Frame 1 (no input): blank canvas, image omitted
Frame 60 (the mouse pressed at the canvas centre just before this capture): blank canvas, image omitted
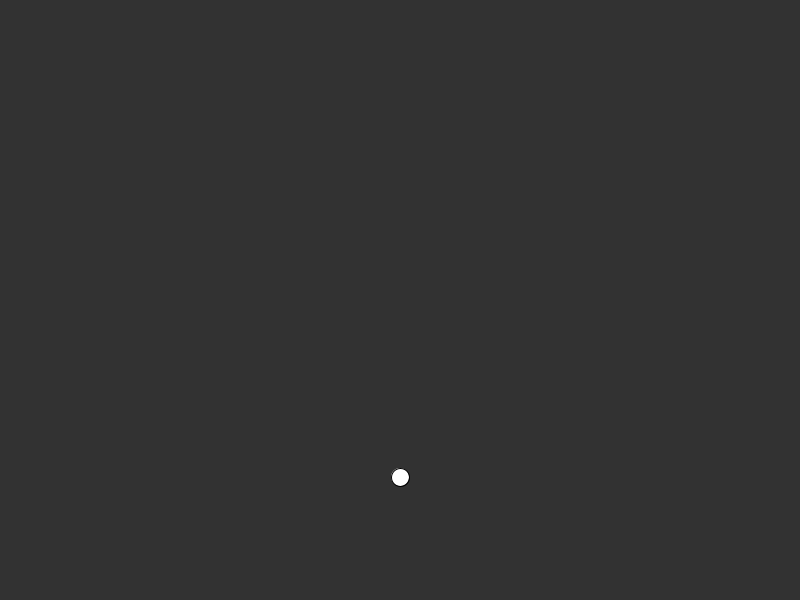
Frame 120 (the mouse held since frame 60 and released just before this capture)

The Processing sketch whose frames 1 and 60 were blank and that drew this single picture after the mouse press (run headless with seeded random() and noise(); from frame 60 on, the mouse is pressed at the canvas centre):

// Processing sketch: CircleFalling
// ── CircleFalling.pde
ArrayList<Integer> sizes = new ArrayList<Integer>();
ArrayList<PVector> positions = new ArrayList<PVector>();

void setup(){
  size(800,600);
}

void draw(){
  background(50);
  for (int i = 0; i < positions.size(); i++){
    circle(positions.get(i).x, positions.get(i).y, sizes.get(i));
    positions.get(i).y += 3;
    sizes.set(i, sizes.get(i) - 2);
  }

}

void mousePressed(){
  positions.add(new PVector(mouseX, mouseY));
  sizes.add(100);
}
